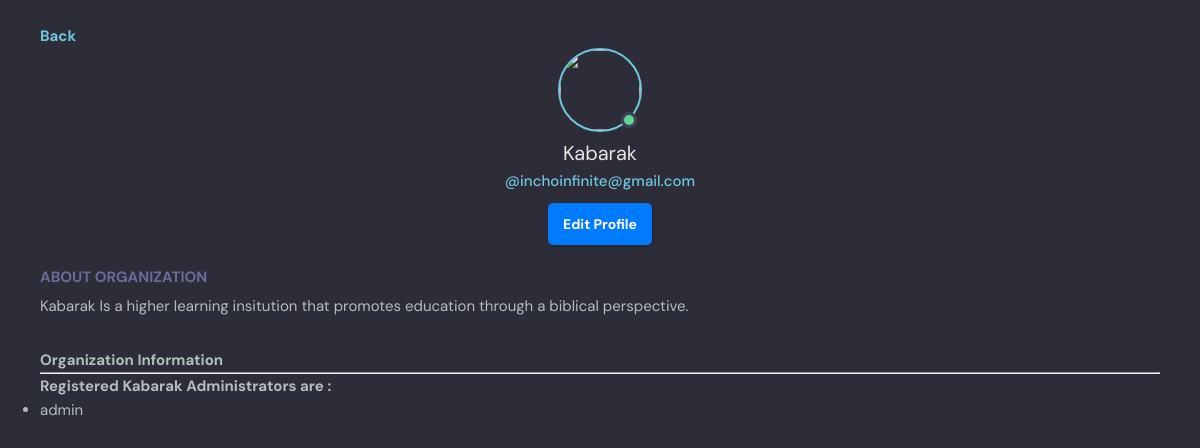
Screenshot of /org_profile/1/ with the database file from the repository.
### base/models.py (models this page shows, shortened)
class RegisteredOrg(models.Model):
    org_name = models.CharField(null=True, max_length=100)
    org_email = models.EmailField(null=True, max_length=100)
    org_qr_code = models.ImageField(null=True, blank=True)
    org_avatar = models.ImageField(null=True , blank=True)
    org_descr = models.TextField(null=True)
    super_admin =  models.ForeignKey(User, null=True, blank=True, on_delete=models.SET_NULL, related_name='super_admin_organizations')
    org_admins = models.ManyToManyField(User, related_name='admin_organizations')
    org_password = models.CharField(max_length=128, null=True)
    created = models.DateTimeField(auto_now_add=True)
    updated = models.DateTimeField(auto_now=True)

### base/views_admin.py (the view)
# urls.py: path('org_profile/<str:pk>/', views_admin.org_profile, name="org_profile"),
def org_profile(request, pk):
  page = 'org_profile'
  org = RegisteredOrg.objects.get(id=pk)
  context = {'page':page, 'org':org}
  return render(request, 'base/profile.html', context)

### base/templates/base/profile.html (shortened to what this page needs)
{% extends 'index.html' %} {% block content %} {% if page == 'user_profile' %}
<main class="profile-page layout layout--3">
    <div class="roomList own_profile_page">
        <div>
            <h1><a href="{% url 'home' %}">Back</a></h1>
        </div>
        <div class="profile">
            <div class="profile__avatar">
                <div class="avatar avatar--large active">
                    <img src="{{request.user.profile_pic.url}}" />
                </div>
            </div>
            <div class="profile__info">
                <h3>{{request.user.username}}</h3>
                <p>@{{request.user.username}}</p>
                {% if request.user == user %}
                <a href="{% url 'update_profile' request.user.id %}" class="btn btn--main btn--pill">Edit Profile</a> {% endif %}
            </div>
            <div class="profile__about">
                <h3>About You</h3>
                {% if request.user.profile.about_you %}
                <p>
                    {{request.user.profile.about_you}}
                </p>
                {% else %}
                <p>Update Profile and describe yourself</p>
                {% endif %}
            </div>
        </div>
        <div>
            <h3><a href="{% url 'delete_profile' request.user.id %}">Delete Account</a></h3>
        </div>
        <!--
        <div class="roomList__header">
            <div>
                <h2>Study Rooms Hosted by {{request.user.username}}</a>
                </h2>
            </div>
        </div> -->
    </div>
</main>
{% elif page == "org_profile" %}
<main class="profile-page layout layout--3">
    <div class="roomList own_profile_page">
        <div>
            <h1><a href="{% url 'admins_page' org.id %}">Back</a></h1>
        </div>
        <div class="profile">
            <div class="profile__avatar">
                <div class="avatar avatar--large active">
                    <img src="{{org.org_avatar}}" />
                </div>
            </div>
            <div class="profile__info ">
                <h3>{{org.org_name}}</h3>
                <p>@{{org.org_email}}</p>
                <a href="{% url 'update_org_profile' org.id %} " class="btn btn--main btn--pill ">Edit Profile</a>
            </div>
            <div class="profile__about ">
                <h3>About Organization</h3>
                <p>
                    {{org.org_descr}}
                </p>
            </div>
        </div>
        <div>
            <h2>Organization Information</a>
            </h2>
            <hr>
            <h2>Registered {{org.org_name}} Administrators are : </h2>
            {% for admin in org.org_admins.all %}
            <ul>
                <li>
                    {{admin.username}}
                </li>
            </ul>
            {% endfor %}
        </div>
    </div>
</main>
{% endif %} {% endblock %}

### static/css/style.css (style rules this page uses)
:root { --color-main: #71c6dd; --color-main-light: #e1f6fb; --color-dark: #3f4156; --color-dark-medium: #51546e; --color-dark-light: #696d97; --color-light: #e5e5e5; --color-gray: #8b8b8b; --color-light-gray: #b2bdbd; --color-bg: #2d2d39; --color-success: #5dd693; --color-error: #fc4b0b; }
* { font-family: "DM Sans", -apple-system, BlinkMacSystemFont, "Segoe UI", Roboto, Oxygen, Ubuntu, Cantarell, "Open Sans", "Helvetica Neue", sans-serif; margin: 0; padding: 0; box-sizing: border-box; text-rendering: optimizeLegibility; font-size: inherit; }
html { font-size: 56.25%; }
@media only screen and (min-width: 1200px) { html { font-size: 62.5%; } }
body { line-height: 1.6; font-weight: 400; font-size: 1.5rem; color: var(--color-light-gray); background-color: var(--color-bg); min-height: 100vh; }
img { width: 100%; }
a { display: inline-block; color: var(--color-main); text-decoration: none; }
.btn { background-color: transparent; border: none; display: inline-flex; align-items: center; gap: 1rem; cursor: pointer; transition: all ease-in-out 0.3s; padding: 1rem 2rem; border-radius: 5px; box-shadow: 1px 1px 3px 1px rgba(0, 0, 0, 0.15); font-weight: 500; }
.btn--main { background-color: var(--color-main); color: var(--color-dark); }
.btn--pill { border-radius: 10rem; font-size: 1.4rem; font-weight: 700; padding: 6px 2.5rem; color: var(--color-main); background: transparent; border: 2px solid var(--color-main); }
.avatar { position: relative; display: inline-block; border-radius: 50%; border: 2px solid var(--color-main); }
.avatar img { display: block; border-radius: 50%; object-fit: cover; object-position: center; }
.avatar::after { content: ""; display: block; position: absolute; background-color: var(--color-gray); z-index: 111; border-radius: 50%; border: 0.3rem solid var(--color-dark); }
.avatar.active::after { background-color: var(--color-success); }
.avatar.avatar--large img { display: block; width: 8rem; height: 8rem; border-radius: 50%; }
.avatar.avatar--large:after { width: 1rem; height: 1rem; bottom: 2px; right: 3.5px; }
.layout { margin-top: 2.4rem; }
.profile { margin-bottom: 3rem; }
.profile__avatar { text-align: center; }
.profile__info { text-align: center; }
.profile__info h3 { font-size: 2rem; color: var(--color-light); font-weight: 400; }
.profile__info p { color: var(--color-main); font-weight: 500; margin-bottom: 1rem; }
.profile__about { margin-top: 2rem; }
.profile__about h3 { text-transform: uppercase; color: var(--color-dark-light); margin-bottom: 0.5rem; }
.own_profile_page { margin-left: 4rem; margin-right: 4rem; }

### static/css/template2.css (style rules this page uses)
:root { --site-footer-bg-color: #44525d; --custom-btn-bg-color: #597081; --custom-btn-bg-hover-color: #5bc1ac; --secondary-color: #5a6f80; --white-color: #ffffff; --primary-color: #5bc1ac; --section-bg-color: #f0f8ff; --custom-btn-bg-color: #597081; --custom-btn-bg-hover-color: #5bc1ac; }
.btn { background-color: #007bff; color: white; padding: 10px 15px; border: none; border-radius: 5px; cursor: pointer; }

### rows the page displays
RegisteredOrg: org_name "Kabarak", org_email "inchoinfinite@gmail.com", org_descr "Kabarak Is a higher learning insitution that promotes education through a biblical perspective."

### other values shown
{{ admin.username }} "admin"
